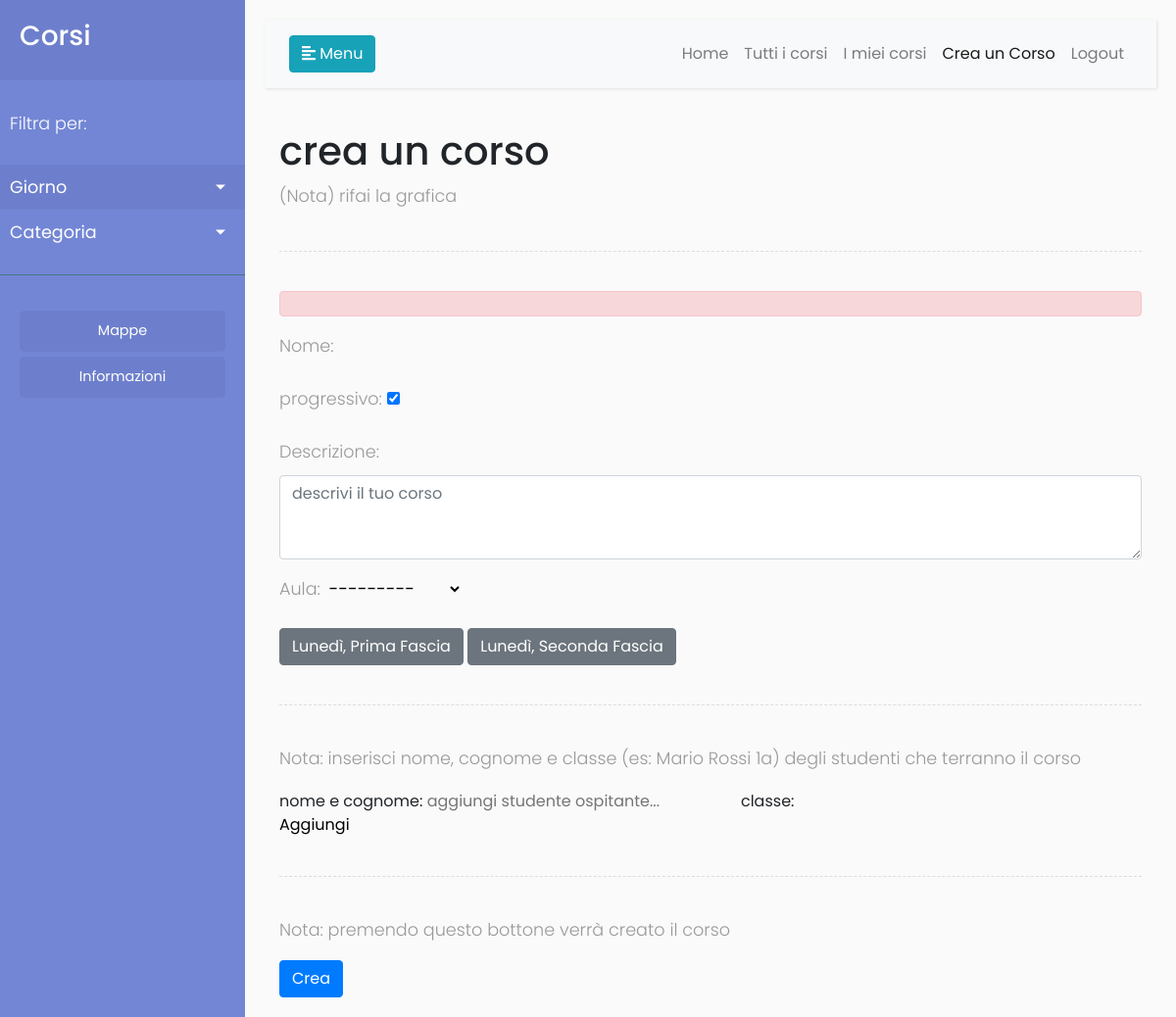
/creacorso/ (signed in), run on an earlier commit of the app's database.
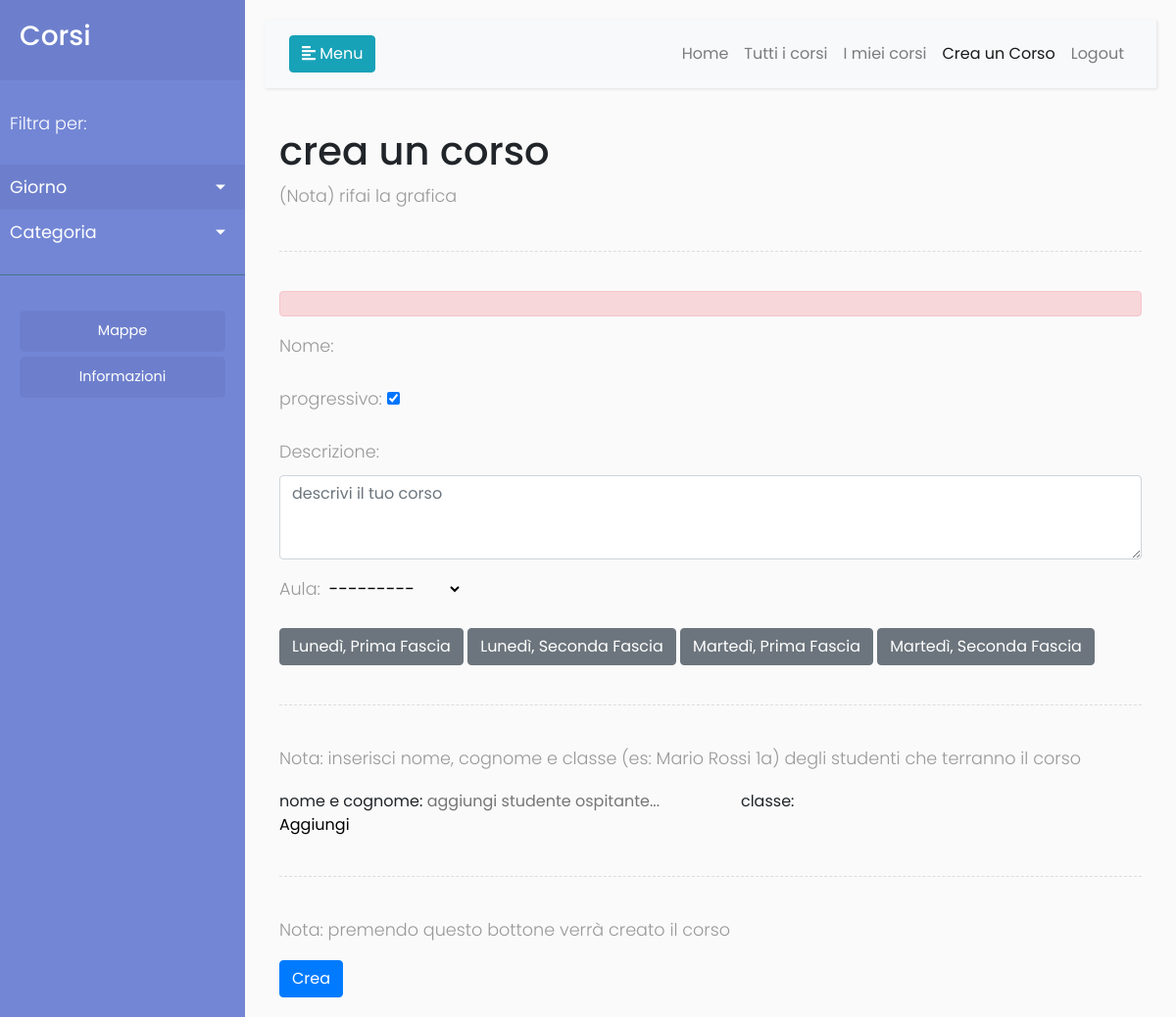
And on a later commit of the database.
### app/models.py (models this page shows, shortened)
class Fascia(models.Model):
    giorno = models.ForeignKey('Giorno', on_delete=models.CASCADE)
    fascia = models.CharField(
        max_length=80,
        choices=([
            ('Prima Fascia', 'Prima Fascia'),
            ('Seconda Fascia', 'Seconda Fascia'),
            ('Terza Fascia', 'Terza Fascia'),
        ]),
        default='Prima Fascia'
    )
    def __str__(self):
        return self.giorno.giorno_della_settimana + ', ' + self.fascia

class Giorno(models.Model):
    giorno_della_settimana = models.CharField(
        max_length=80,
        choices=([
            ('Lunedì', 'Lunedì'),
            ('Martedì', 'Martedì'),
            ('Mercoledì', 'Mercoledì'),
            ('Giovedì', 'Giovedì'),
            ('Venerdì', 'Venerdì'),
        ]),
        default='Lunedì'
    )

### app/views.py (the view, shortened to what this page needs)
# urls.py: url(r'^creacorso/$', views.create_corso),
@login_required(login_url='/login/')
def create_corso(request):
	if request.method == 'GET':
		form = CreaCorso()
		fasce = Fascia.objects.all()
		return render(request, 'corsi/crea_corso.html', {'crea_corso_form': form, 'fasce': fasce})

### app/forms.py
class CreaCorso(forms.ModelForm):
    class Meta:
        model = Corso
        fields = ('nome', 'is_progressive', 'descrizione', 'aula')
        widgets = {
            'descrizione': forms.Textarea(attrs={'class': 'form-control', 'rows': '3', 'placeholder': 'descrivi il tuo corso'}),
        }
        labels = {
            'is_progressive': 'progressivo',
        }

### app/models.py (called while the page is built)
    def __str__(self):
        return self.nome_aula

### app/templates/corsi/crea_corso.html (shortened to what this page needs)
{% extends 'base.html' %}
{% block content %}
<div class="container">
  <h1>crea un corso</h1>
  <p>(Nota) rifai la grafica</p>
  <div class="line"></div>
  <div id="error" class="alert alert-danger"></div>
  <div class="myform">
    {{ crea_corso_form.as_p }}
    {% for fascia in fasce %}
      <input type="button" value="{{fascia}}" class="fasciabutton btn btn-secondary" onclick="aggiungi_fascia(this)">
    {% endfor %}
    <div class="line"></div>
    <div class="aggiungiospitantiform">
      <p>Nota: inserisci nome, cognome e classe (es: Mario Rossi 1a) degli studenti che terranno il corso</p>
      nome e cognome: <input type="text" id="ospitanti" placeholder="aggiungi studente ospitante...">
      classe: <input type="text" id="classedellospitante" placeholder="">
      <button id="aggiungiospitante" onclick="aggiungi_studente()">Aggiungi</button>
    </div>
    <div class="line"></div>
    <p>Nota: premendo questo bottone verrà creato il corso</p>
    <button onclick="crea_corso(this)" class="btn btn-primary">Crea</button>
  </div>
</div>
{% endblock %}

What changed in the data, as far as the page shows it:
added Fascia: giorno+fascia "Martedì, Prima Fascia"
added Fascia: giorno+fascia "Martedì, Seconda Fascia"
